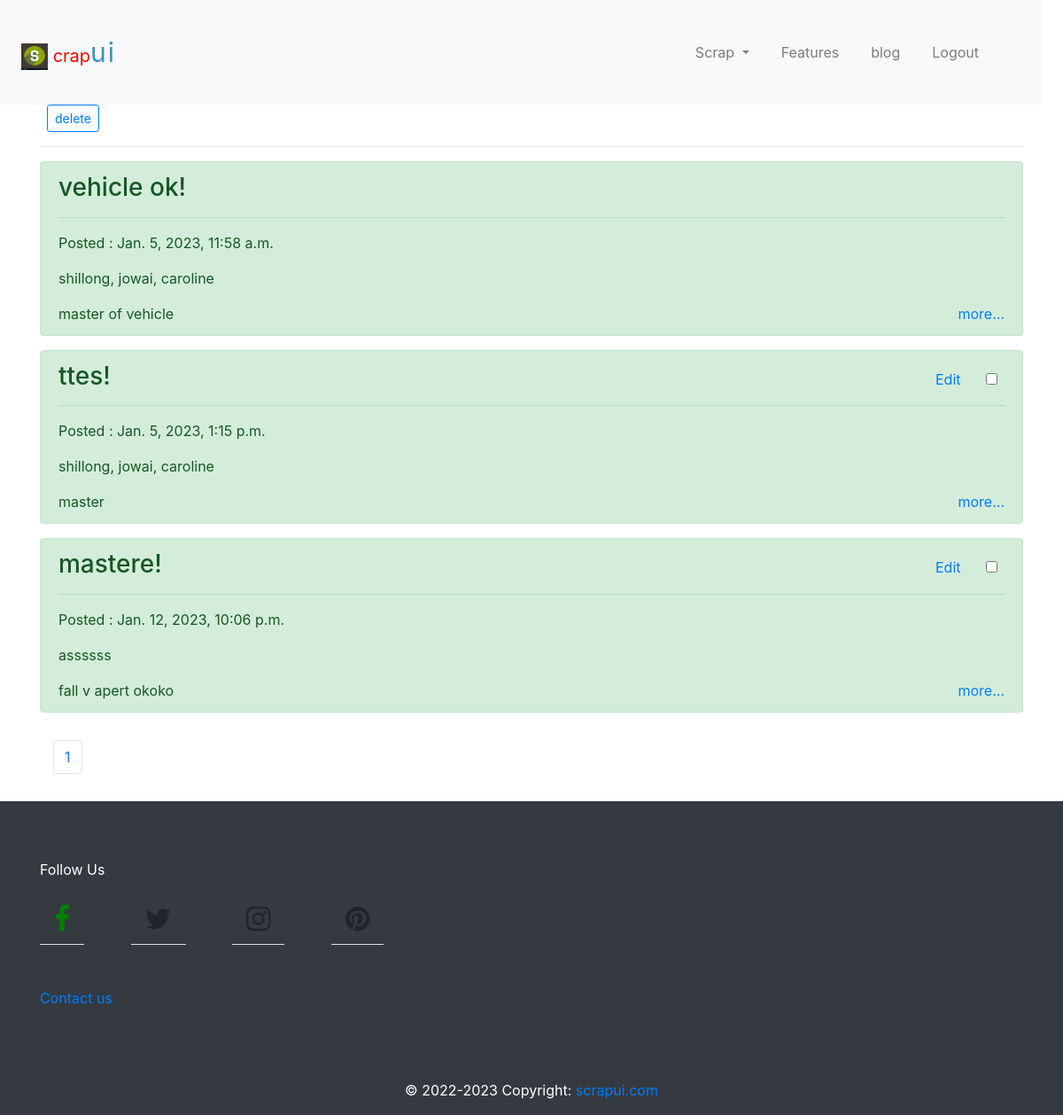
Screenshot of /listscrap/ (signed in) with the database file from the repository.
### scrapui/models.py (models this page shows, shortened)
class ScrapItem(models.Model ) :
    regex = RegexValidator(regex=r"(0|91)?[6-9][0-9]{9}",message='Invalid phone number ')
    name = models.CharField(max_length=100)
    user = models.ForeignKey( User , on_delete=models.CASCADE )
    address = models.CharField(max_length=100, blank=False)
    phone = models.CharField(validators=[regex] ,max_length=12)
    descriptive = models.TextField()
    zip  = models.IntegerField()
    status = models.BooleanField(default=False)
    images = models.ImageField( upload_to ="scrapui/")
    created   = models.DateTimeField( auto_now_add=True )
    updated   = models.DateTimeField( auto_now=True )

### scrapui/views.py (the view, shortened to what this page needs)
# urls.py: path('listscrap/' , listscrap , name='listscrap') ,
def listscrap( request ) :
    template = 'scrapui/listscrap.html'
    context = {}
    scrap = ScrapItem.objects.filter(status=False)
    page = Paginator(scrap , 3 )
    number_page = request.GET.get('page',1)
    try:
        p_n = page.get_page( number_page )
    except PageNotAnInteger :
        p_n = p.page(1)
    except Emptypage :
        p_n = p.page(p.num_pages)
    context['page'] = p_n
    context['scrap'] = scrap
    return render( request , template , context )

### scrapui/templates/scrapui/listscrap.html (shortened to what this page needs)
{% extends '../main/main.html' %}
{% block content %}
{% if user.is_authenticated %}
    <div class="container">
    <form method="post" action="">
        <div class="btn-group ">
            <button type="submit" class="btn btn-sm btn-outline-primary ml-2 " id="removeitems">delete</button>
        </div>
        <hr>
        {% for data in page.object_list %}
        <div class="alert alert-success" role="alert">
            {% if data.status == False %}
            <div class="float-right m-2">
                {% if data.user == request.user %}
                <a class="link m-4" href="{% url 'editscrap' data.id %}">Edit</a>
                <input type="checkbox"  name="data" value="{{ data.id }}" id="datadelete" class="floa-right">
                {% endif %}
            </div>
                <h3>{{ data.name }}!</h3>
                <hr>
                <p>Posted : {{ data.created }}</p>
                <p>
                    {{ data.address }}
                </p>
                {{ data.descriptive }}
                <p class="float-right">
                    <a href="{% url 'viewscrap' data.id %}">more...</a>
                </p>
            {% endif %}
        </div>
        {% endfor %}
    </form>
    <ul class="pagination">
        <li class="page-item"><a class="page-link" href="#">{{ page.number }} </a></li>
      </ul>
    </div>
{% else %}
    <div class="alert alert-success" role="alert">
        <h3>Welcome!</h3>
        <a href="{% url 'register' %}">Signup</a>
        <a href="{% url 'signin' %}">Login</a>
    </div>
{% endif %}
{% endblock %}

### scrapui/static/css/index.css (style rules this page uses)
* { margin: 0; padding: 0; box-sizing: border-box; }
body { font-family: sans-serif; background: var(--base-theme); color: var(--color-theme); }
ul { margin: 5px; padding: 5px; list-style: none; }
ul li { margin: 5px; padding: 5px; }

### rows the page displays
ScrapItem: name "vehicle ok", created "Jan. 5, 2023, 11:58 a.m.", address "shillong, jowai, caroline", descriptive "master of vehicle"
ScrapItem: name "ttes", created "Jan. 5, 2023, 1:15 p.m.", address "shillong, jowai, caroline", descriptive "master"
ScrapItem: name "mastere", created "Jan. 12, 2023, 10:06 p.m.", address "assssss", descriptive "fall v apert okoko"

### other values shown
{{ page.number }} "1"
